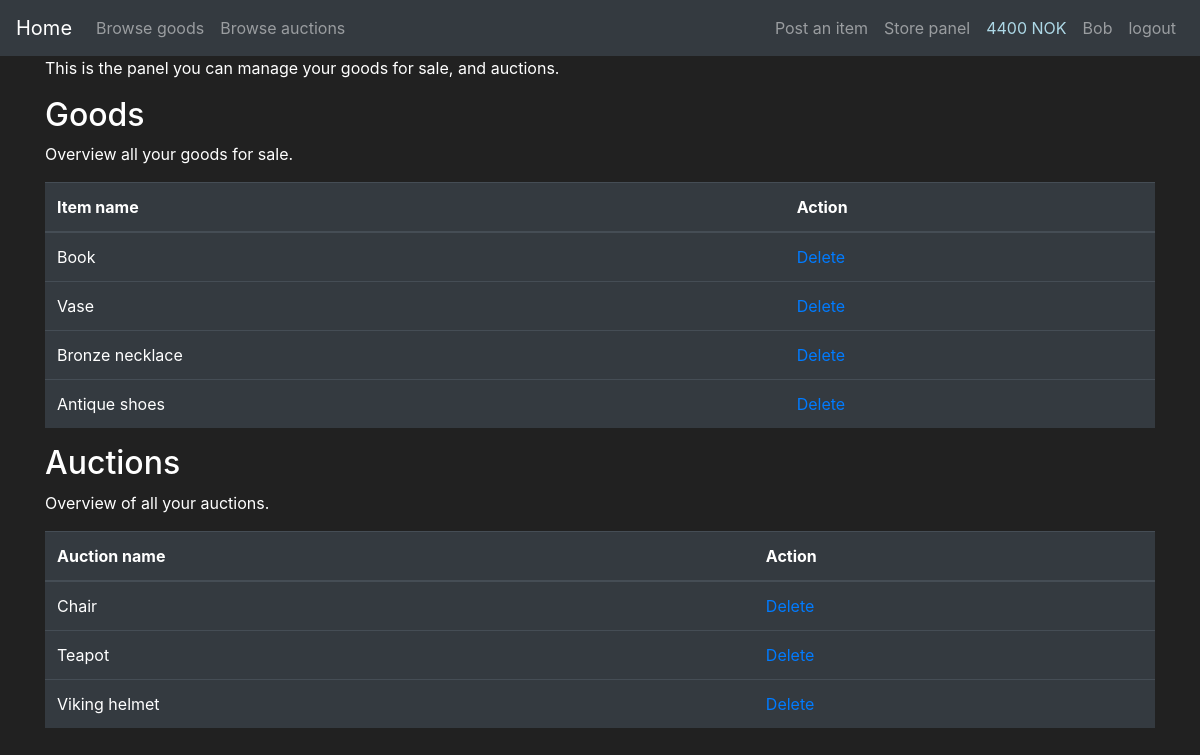
Before: /store_panel (signed in) with the older database file.
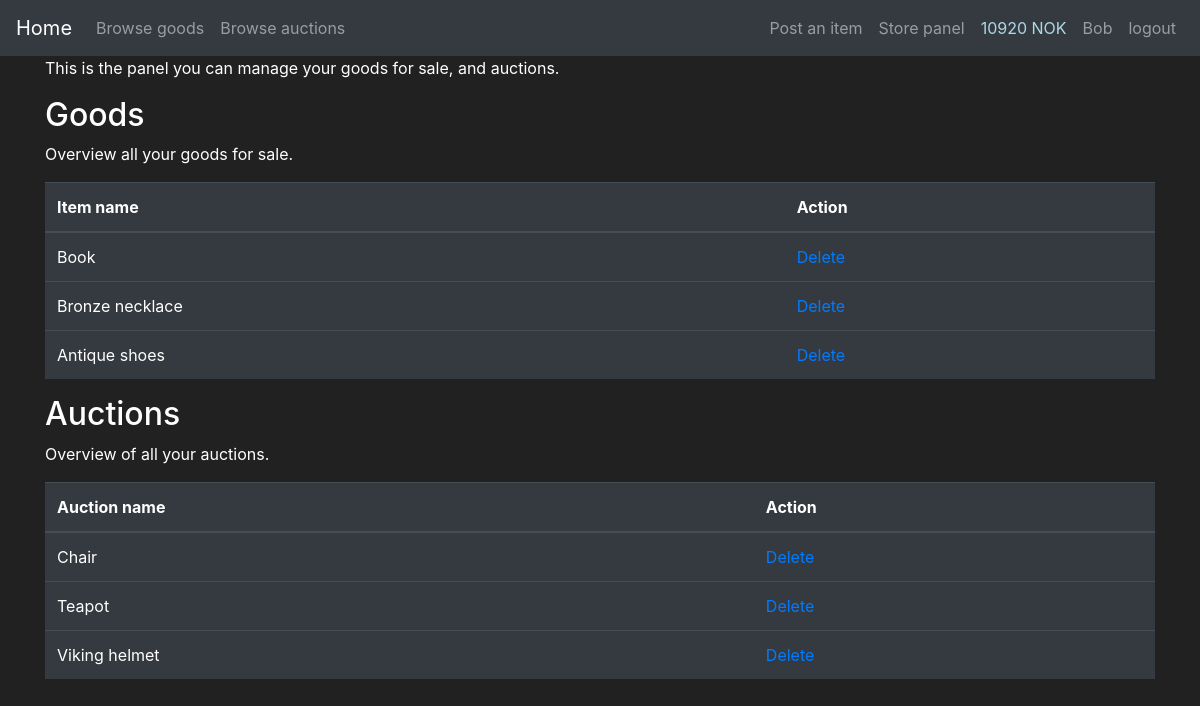
After: the same page with the newer database file.
### app_flask/models.py (models this page shows, shortened)
class User(db.Model, UserMixin):
    id = db.Column(db.Integer(), primary_key=True)
    username = db.Column(db.String(length=25), nullable=False, unique=True)
    email = db.Column(db.String(length=60), nullable=False, unique=True)
    password_hash = db.Column(db.String(length=60), nullable=False)
    profile_type = db.Column(db.Boolean(), nullable=False, default=False)
    cash = db.Column(db.Integer(), nullable=False, default=2000)
    date_created = db.Column(db.DateTime(), default=datetime.utcnow)
    goods = db.relationship('Goods', backref='goods_owned_by_user', lazy=True)
    store = db.relationship('Store', backref='store_owner', lazy=True)
    @property
    def password(self):
        return self.password

class Goods(db.Model):
    id = db.Column(db.Integer, primary_key=True)
    name = db.Column(db.String(30), nullable=False)
    description = db.Column(db.String(70), unique=False, nullable=False)
    price = db.Column(db.Integer, unique=False, nullable=False)
    product_number = db.Column(db.String(length=6), nullable=False, unique=True)
    goods_type = db.Column(db.Boolean(), nullable=False, default=False)
    date_created = db.Column(db.DateTime(), default=datetime.utcnow)
    user_owner = db.Column(db.Integer(), db.ForeignKey('user.id'))
    store_owner = db.Column(db.Integer(), db.ForeignKey('store.id'))

### app_flask/main/routes.py (the view)
@bp.route('/store_panel', methods=['GET', 'POST'])
def display_store_panel():
    buy_form = BuyGoodsForm()
    auction_form = AuctionGoodsForm()
    items = db.session.query(Goods, Store).filter(and_(Store.id == Goods.store_owner, Goods.goods_type == 0)).all()
    auction_items = db.session.query(Goods, Store).filter(
        and_(Store.id == Goods.store_owner, Goods.goods_type == 1)).all()
    return render_template('storePanel.html', items=items, auction_items=auction_items,
                           buy_form=buy_form, auction_form=auction_form)

### app_flask/models.py (called while the page is built)
@login_manager.user_loader
def load_user(user_id):
    return User.query.get(int(user_id))

### app_flask/templates/storePanel.html (shortened to what this page needs)
{% extends 'base.html' %}
{% block content %}
<div class="container">
    <p>This is the panel you can manage your goods for sale, and auctions.</p>
</div>
<div class="container">
    <h2>Goods</h2>
    <p>Overview all your goods for sale.</p>
    <table class="table table-hover table-dark">
        <thead>
            <tr>
                <th scope="col">Item name</th>
                <th scope="col">Action</th>
            </tr>
        </thead>
        <tbody>
            {% for item, store in items %}
            {% if store.user_owner==current_user.id %}
            <tr>
                <td class=".table-striped">{{item.name}}</td>
                <td class=".table-striped"><a href="{{ url_for('main.delete_goods', id=item.id)}}">Delete</a></td>
            </tr>
            {% endif %}
            {% endfor %}
        </tbody>
    </table>
</div>
<div class="container">
    <h2>Auctions</h2>
    <p>Overview of all your auctions.</p>
    <table class="table table-hover table-dark">
        <thead>
            <tr>
                <th scope="col">Auction name</th>
                <th scope="col">Action</th>
            </tr>
        </thead>
        <tbody>
        {% for item, store in auction_items %}
        {% if store.user_owner==current_user.id %}
            <tr>
                <td class=".table-striped">{{item.name}}</td>
                <td class=".table-striped"><a href="{{ url_for('main.delete_goods', id=item.id)}}">Delete</a></td>
            </tr>
        {% endif %}
        {% endfor %}
        </tbody>
    </table>
</div>
{% endblock %}

### app_flask/templates/base.html (shortened to what this page needs)
<!doctype html>
<html lang="en">
   <head>
      <link rel="stylesheet" href="https://cdn.jsdelivr.net/npm/bootstrap@4.5.3/dist/css/bootstrap.min.css">
   </head>
   <body>
    <nav class="navbar navbar-expand-md navbar-dark bg-dark">
        <a class="navbar-brand" href="{{ url_for('main.home_page') }}">Home <span class="sr-only">(current)</span></a>
        <div class="collapse navbar-collapse" id="navbarNav">
            <ul class="navbar-nav mr-auto">
                <li class="nav-item">
                    <a class="nav-link" href="{{ url_for('main.store_page') }}">Browse goods</a>
                </li>
                <li class="nav-item">
                    <a class="nav-link" href="{{ url_for('main.auction_page') }}">Browse auctions</a>
                </li>
            </ul>
            {% if current_user.username=="Admin" %}
            <ul class="navbar-nav">
                <li class="nav-item">
                    <a class="nav-link" href="{{ url_for('main.display_admin_panel') }}"> {{ current_user.username }}panel</a>
                </li>
                <li class="nav-item">
                    <a class="nav-link">{{ current_user.username }}</a>
                </li>
                <li class="nav-item">
                    <a class="nav-link" href="{{ url_for('auth.logout_page') }}">logout</a>
                </li>
            </ul>
            {% elif current_user.is_authenticated and current_user.profile_type==1 %}
            <ul class="navbar-nav">
                <li class="nav-item">
                    <a class="nav-link" href="{{ url_for('main.add_goods')}}">Post an item</a>
                </li>
                <li class="nav-item">
                    <a class="nav-link" href="{{ url_for('main.display_store_panel') }}">Store panel</a>
                </li>
                <li class="nav-item">
                    <a class="nav-link" href="#" style="color:lightblue">{{ current_user.cash }} NOK</a>
                </li>
                <li class="nav-item">
                    <a class="nav-link">{{ current_user.username }}</a>
                </li>
                <li class="nav-item">
                    <a class="nav-link" href="{{ url_for('auth.logout_page') }}">logout</a>
                </li>
            </ul>
            {% endif %}
        </div>
      </nav>
    {% block content %}
    {% endblock %}
   </body>
</html>

Changed rows visible on the page:
no longer on this page (row edited): Goods: name "Vase", shown under "Goods"
changed User "Bob": cash "4400" → "10920"
